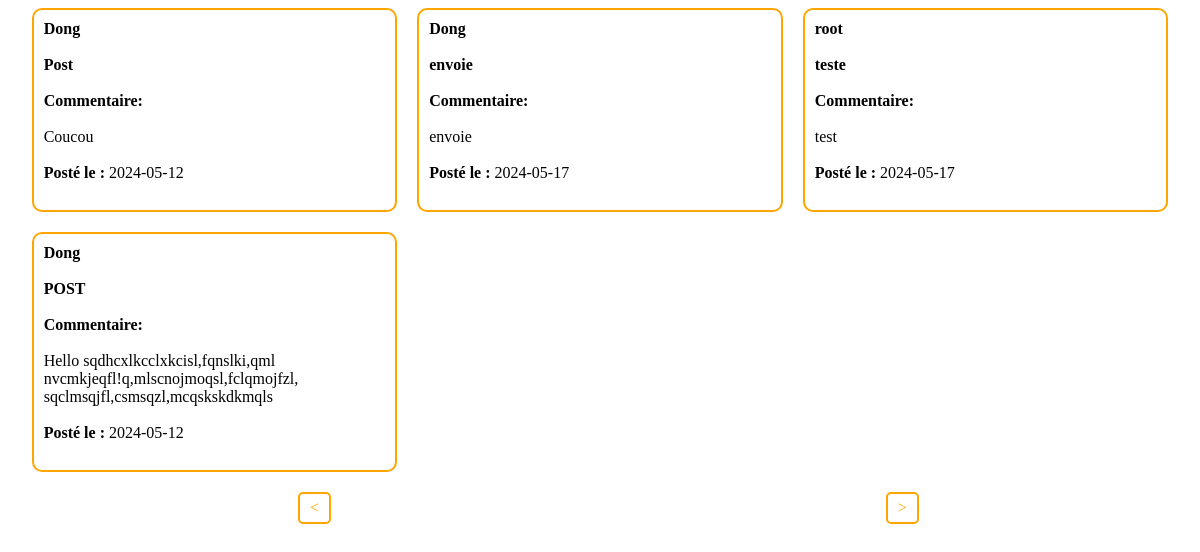
Screenshot of /WEBSITE/Front/HTML/Afficher_commentaire.php?page=3 with the database file from the repository.
### tables this page shows
CREATE TABLE IF NOT EXISTS `comments` (
  `id` int NOT NULL AUTO_INCREMENT,
  `pseudo` varchar(255) NOT NULL,
  `date` date NOT NULL,
  `commentaire` text NOT NULL,
  `reference` varchar(2555) NOT NULL,
  PRIMARY KEY (`id`)
);

### WEBSITE/Front/HTML/Afficher_commentaire.php (the view, shortened to what this page needs)
<!DOCTYPE html>
<html lang="en">
<head>
    <link rel="stylesheet" href="../CSS/commentaire.css">
</head>
<body>
<?php
    $bdd = new PDO('mysql:host=db;dbname=espace_membres', 'root', '');
    $page = isset($_GET['page']) ? $_GET['page'] : 1;
    $comments_par_page = 4;
    $debut = ($page - 1) * $comments_par_page;
    $requete = $bdd->prepare("SELECT pseudo, commentaire, date, reference FROM comments LIMIT :debut, :limite");
    $requete->bindValue(':debut', $debut, PDO::PARAM_INT);
    $requete->bindValue(':limite', $comments_par_page, PDO::PARAM_INT);
    $requete->execute();
    echo '<div class="commentaire">';
    while ($row = $requete->fetch(PDO::FETCH_ASSOC)) {
        echo '<div class="contenue">';
        echo '<strong>'. $row['pseudo'] . '</strong> ' . '<br>' . '<br>';
        echo '<strong>' . $row['reference'] . '</strong> ' . '<br>' . '<br>';
        echo '<strong>Commentaire:</strong> ' . '<br>' . '<br>' . $row['commentaire'] . '<br>' . '<br>';
        echo '<strong>Posté le : </strong> ' . $row['date'] . '<br>' . '<br>';
        echo '</div>';
    }
    echo '</div>';
    $requete_total = $bdd->query("SELECT COUNT(*) AS total FROM comments");
    $total = $requete_total->fetch(PDO::FETCH_ASSOC)['total'];
    $nombre_de_pages = ceil($total / $comments_par_page);
    echo '<div style="margin-top: 20px; display: flex; flex-direction: row;">';
    if ($page > 1) {
        echo '<a href="?page='.($page - 1).'" class="bouton-page bouton-precedent ">&lt;</a>';
    }
    if ($page < $nombre_de_pages) {
        if ($page == 1) {
            echo '<a href="?page='.($page + 1).'" class="bouton-page bouton-suivant" style="margin-left: 73.3%;" >&gt;</a>';
        } else {
            echo '<a href="?page='.($page + 1).'" class="bouton-page bouton-suivant">&gt;</a>';
        }
    }
    echo '</div>';
?>
</body>
</html>

### WEBSITE/Front/CSS/commentaire.css (style rules this page uses)
.commentaire { display: grid; grid-template-columns: repeat(auto-fill, minmax(300px, 1fr)); gap: 20px; justify-content: center; margin-left: 2%; margin-right: 2%; }
.contenue { border-radius: 10px; border: 2px solid orange; background-color: white; padding: 10px; word-wrap: break-word; }
.bouton-page { display: inline-block; padding: 5px 10px; border: 2px solid orange; background-color: white; color: orange; text-decoration: none; border-radius: 5px; margin-right: 10px; }
.bouton-precedent { margin-left: 24.5%; }
.bouton-suivant { margin-left: 46%; }

### rows the page displays
comments: pseudo "Dong", reference "Post", commentaire "Coucou", date "2024-05-12"
comments: pseudo "Dong", reference "envoie", commentaire "envoie", date "2024-05-17"
comments: pseudo "root", reference "teste", commentaire "test", date "2024-05-17"
comments: pseudo "Dong", reference "POST", commentaire "Hello sqdhcxlkcclxkcisl,fqnslki,qml nvcmkjeqfl!q,mlscnojmoqsl,fclqmojfzl, sqclmsqjfl,csmsqzl,mcqskskdkmqls", date "2024-05-12"
